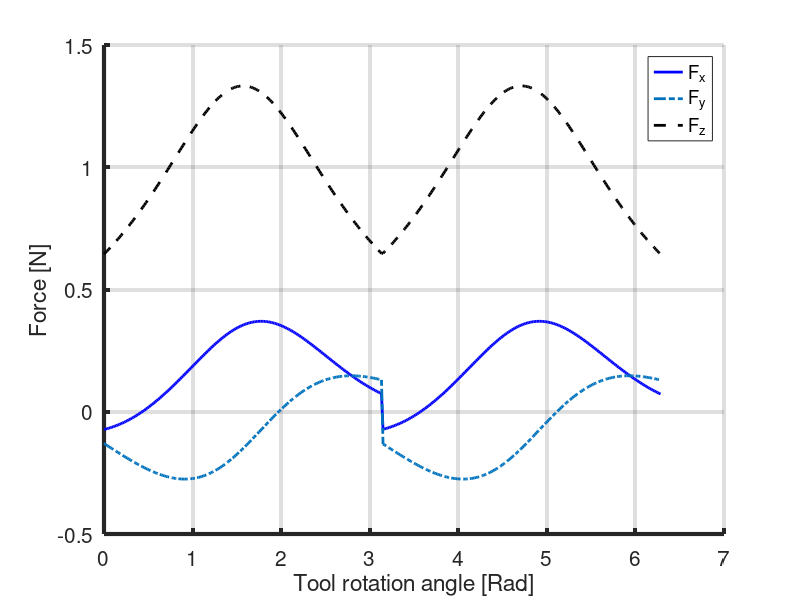

Source code (MATLAB):
% Milling_Force.m
% Code for milling tool force model presented in T. A. Dow, E. L. Miller, and K. Garrard, "Tool force and deflection compensation for small milling tools," 
% Precision Engineering, vol. 28, no. 1, pp. 31–45, Jan. 2004.
%
% Written by Kazi Sher Ahmed (kazisherahmed@gmail.com) - July 2024

clear; clc;

%% USER-DEFINED PARAMETERS  

    H    = 5.5e9;           % Hardness of workpiece material [Pa]
    E    = 210e9;           % Elastic modulus of workpiece [Pa]    
    mu   = 0.46;            % Friction coefﬁcient between tool rake face and workpiece
    mu_f = 0.2;             % Friction coefﬁcient between ﬂank face and workpiece
    ga   = 50*pi/180;       % Shear angle of the chip [rad]
    
    d    = 5e-6;           % Depth of cut [m]        
    f    = 7*1e-6;          % Up-feed per flute [m/flute]
    R_t  = 0.2e-3;          % Radius of tool [m]
    W_l  = 8e-6;            % Width of wear land [m]
    alp  = 0;               % Sweep angle is between the rotation axis of the tool and a line normal to the workpiece surface [rad]
    zeta = 0;               % Offset of one flute w.r.t. the other caused by runout

%% DOW ET AL. PARAMETERS
%  Note: Uncomment this section to reproduce Fig. 7 of Dow et al. paper

    % H    = 5.5e9;           % Hardness of workpiece material [Pa] [for S-7 steel as used by Dow]
    % E    = 210e9;           % Elastic modulus of workpiece [Pa]     
    % mu   = 0.46;            % Friction coefﬁcient between tool rake face and workpiece
    % mu_f = 0.2;             % Friction coefﬁcient between ﬂank face and workpiece
    % ga   = 50*pi/180;       % Shear angle of the chip [rad]
    % 
    % d    = 25e-6;           % Depth of cut [m]     
    % f    = 18.75 * 1e-6;    % Up-feed per flute [m/flute]
    % R_t  = 0.4e-3;          % Radius of tool [m]
    % W_l  = 7e-6;            % Width of wear land [m]
    % alp  = 0;               % Sweep angle is between the rotation axis of the tool and a line normal to the workpiece surface [rad]
    % zeta = 0;               % Offset of one flute w.r.t. the other caused by runout

 %% CALCULATIONS AND PLOTS

    phi   = acos(1-d/R_t);             % Contact angle between the tool and the workpiece (deﬁned by the tool radius and the depth of cut) [rad]
    theta = linspace(0,2*pi,360);   
    s1    = sin(theta);                % flute 1
    s2    = sin(theta + pi);           % flute 2 (phase-shifted by 180 degrees)

    % Gates: 1 when sinθ >= 0  else 0
    gate1    = double(s1 >= 0);
    gate2    = double(s2 >= 0);
    gate2(1) = 0;                                 % To address the unintended 1 at position 0
          
    A_c1  = d * f * s1 .* gate1 * (1 + zeta);     % Face area of chip
    A_c2  = d * f * s2 .* gate2 * (1 - zeta);     % Face area of chip
    A_f1  = R_t * W_l * phi ./ (2-s1) .* gate1;   % Flank area of tool (width times length of contact region on ﬂank face)
    A_f2  = R_t * W_l * phi ./ (2-s2) .* gate2;   % Flank area of tool (width times length of contact region on ﬂank face)
    
    Fc1   = H*A_c1/3*( (cot(ga)/sqrt(3))+1 ) + mu_f*A_f1*( 0.62*H*sqrt(43*H/E) );
    Ft1   = mu*H*A_c1/3*( (cot(ga)/sqrt(3))+1 ) + A_f1*( 0.62*H*sqrt(43*H/E) );

    Fc2   = H*A_c2/3*( (cot(ga)/sqrt(3))+1 ) + mu_f*A_f2*( 0.62*H*sqrt(43*H/E) );
    Ft2   = mu*H*A_c2/3*( (cot(ga)/sqrt(3))+1 ) + A_f2*( 0.62*H*sqrt(43*H/E) );
        
    Fx1 =  Fc1 * cos(alp) .* sin(theta) - Ft1 * sin(0.5*phi) .* cos(theta);
    Fy1 = -Fc1 * cos(alp) .* cos(theta) - Ft1 * sin(0.5*phi) .* sin(theta);
    Fz1 =  Fc1 * sin(alp) + Ft1 * cos(0.5*phi);

    Fx2 =  Fc2 * cos(alp) .* sin(theta+pi) - Ft2 * sin(0.5*phi) .* cos(theta+pi);
    Fy2 = -Fc2 * cos(alp) .* cos(theta+pi) - Ft2 * sin(0.5*phi) .* sin(theta+pi);
    Fz2 =  Fc2 * sin(alp) + Ft2 * cos(0.5*phi);

    Fx_ext = Fx1 + Fx2;
    Fy_ext = Fy1 + Fy2;
    Fz_ext = Fz1 + Fz2;

% PRINTING THE MEAN VALUES
    mean(Fx_ext)
    mean(Fy_ext)
    mean(Fz_ext)

% MILLING FORCE PLOTS
    figure;
    plot(theta,Fx_ext,'b','LineWidth',2); hold on;
    plot(theta,Fy_ext,'-.','LineWidth',2); hold on;
    plot(theta,Fz_ext,'--k','LineWidth',2); hold off;
    grid on;
    legend('F_x','F_y','F_z');
    ylabel('Force [N]');
    xlabel('Tool rotation angle [Rad]');
    % xlim([0 6.3]);
    % ylim([-0.4 1.1]);
    set(gca,'Box','off','FontSize',15,'LineWidth',3); 
    set(gcf,'Color','w');
